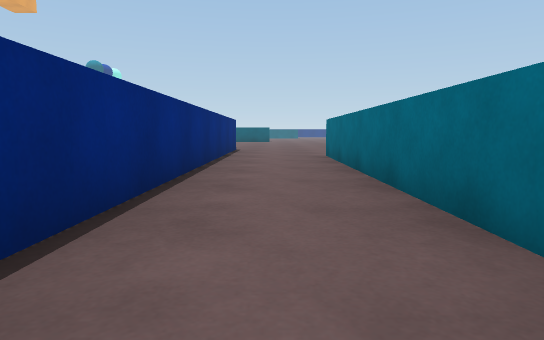
View 1 (above)

21 first-person views from a walk through a Unity game level. The camera is 0.59 m above the floor, tilts 6° down and sees 75° across. The floor is counted in squares, 1 m on a side. Each view is taken from the middle of a square. On the plan, view 1 faces up. The plan holds only what a view shows up to about 10 squares ahead; the rest is blank. The place goes on beyond the plan. The player is left out. Surface patterns are stand-ins for the level's own textures.

View 2
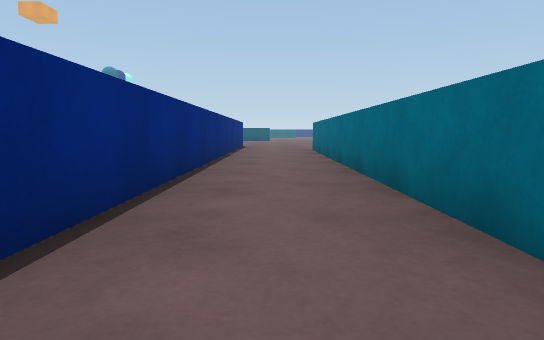

View 3
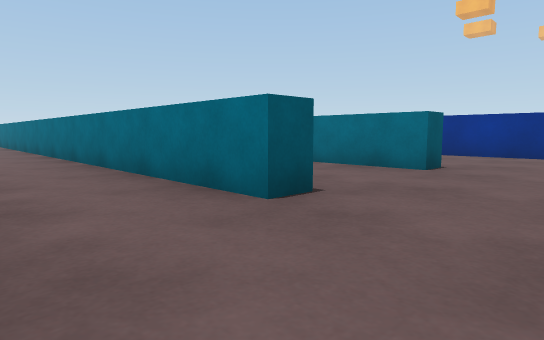

View 4
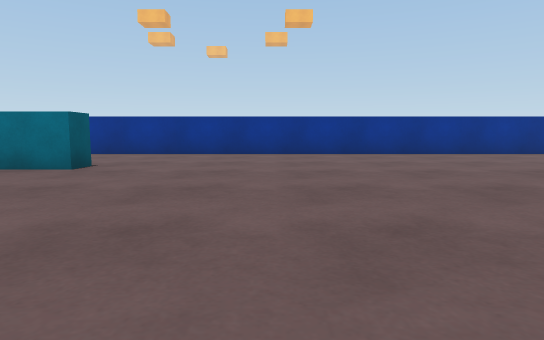

View 5
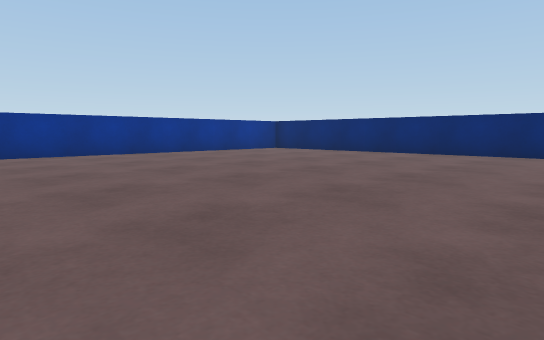

View 6
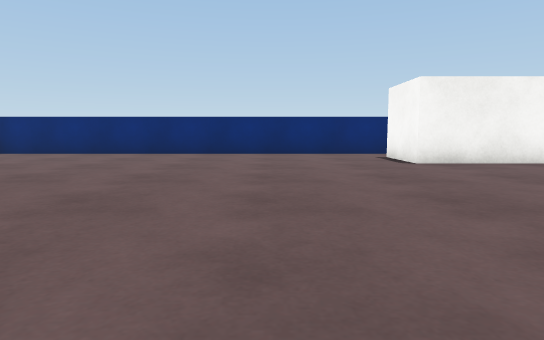

View 7
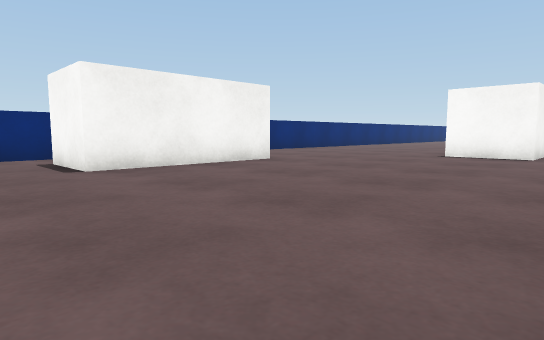

View 8
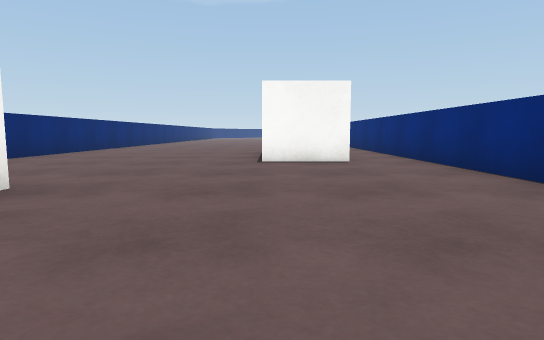

View 9
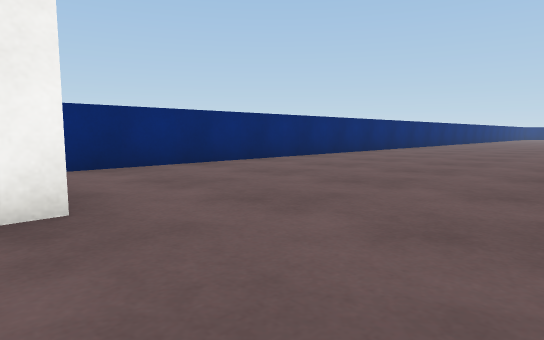

View 10
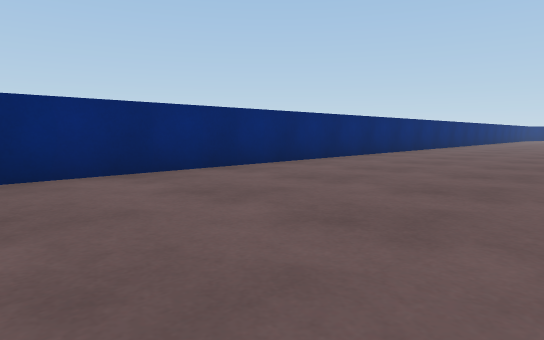

View 11
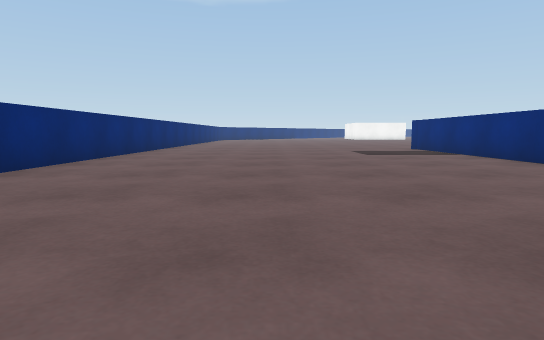

View 12
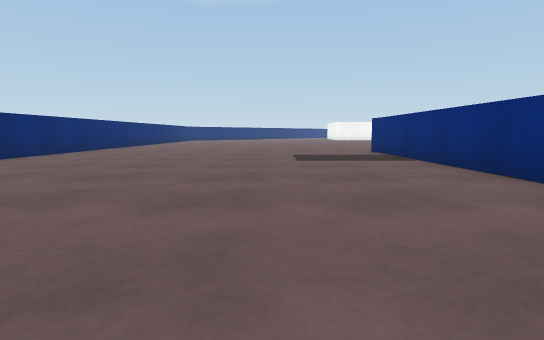

View 13
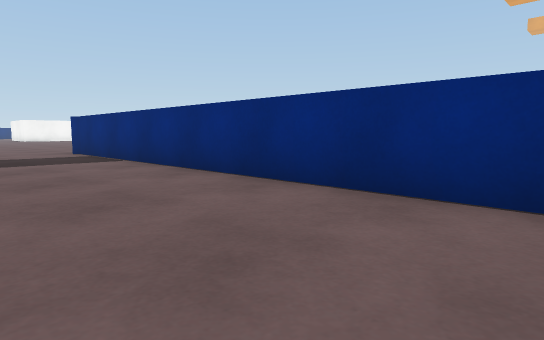

View 14
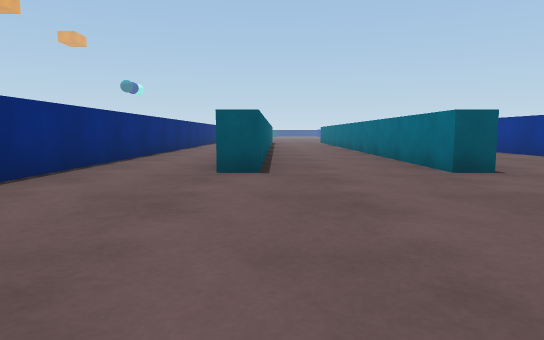

View 15
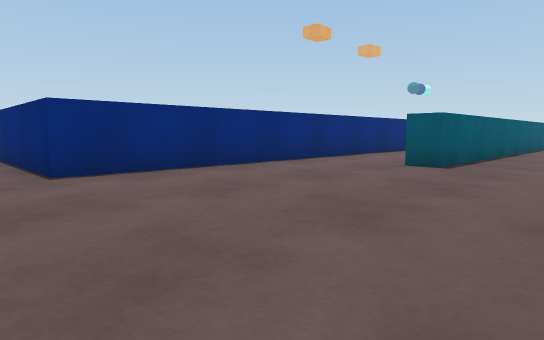

View 16
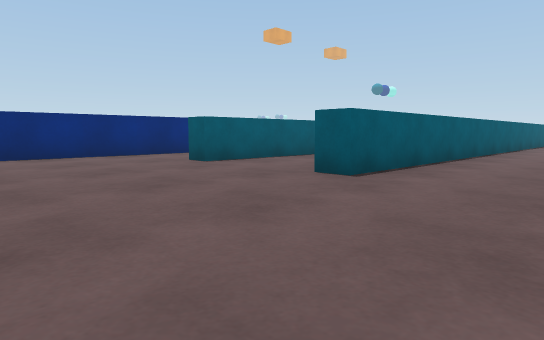

View 17
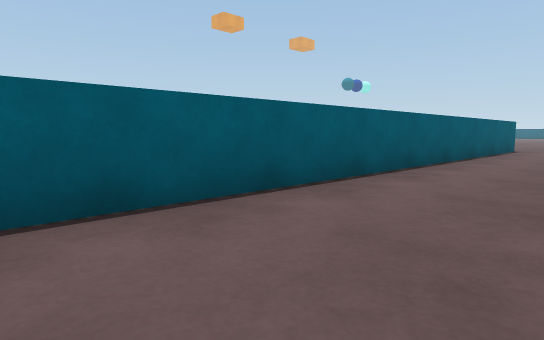

View 18
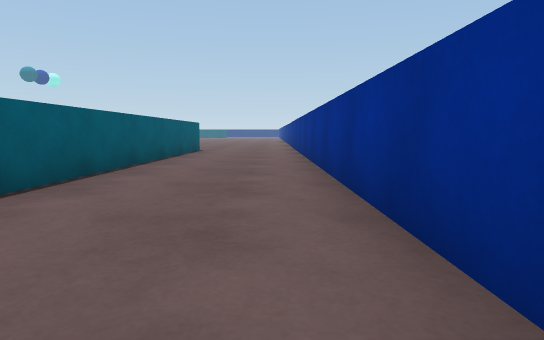

View 19
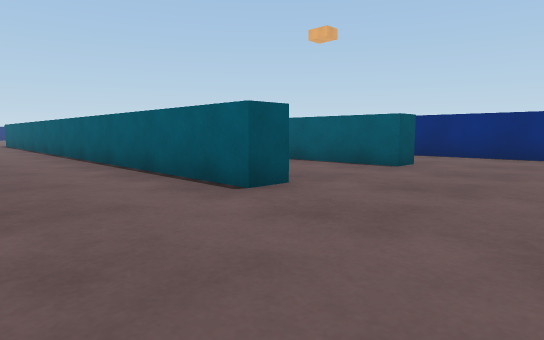

View 20
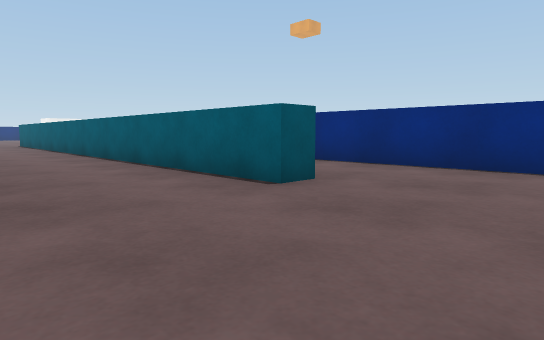

View 21
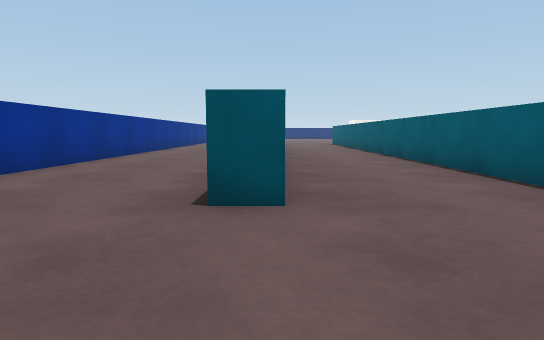

### Floor plan
Points are (right, up) in squares from view 1. A wall is a line through its corners. A room is listed if a view was taken in it or the views show most of it. See-through windows are left out.
Room 1 (views 1, 2, 3, 4, 5, 6, 7, 8, 9, 10, 11, 12, 13, 14, 15, 16, 17, 18, 19, 20, 21)
walls: (1.9, -0.8) (1.8, -6.8) (1.2, -6.8) (1.4, 9.2) (2, 9.2) (1.9, 0.9); (-5.8, -17.8) (-1.8, -17.8) (-1.8, -19.6); (-10.5, -13.4) (-9.3, -13.4) (-9.3, -15.2); (8.8, -3.1) (8.8, 7.1); (-2.2, -21) (8.8, -21); (8.8, -17.6) (8.8, -4.9); (-14.4, -11.8) (-23.5, -11.8); (4.8, 9.2) (5.5, 9.2) (5.3, -6.8) (4.7, -6.8) (4.7, -1.9); (-1.3, 11.2) (-1.3, -11.8) (-12.1, -11.8); (-23.5, -21) (-6.5, -21)

Where each view was taken, in squares from view 1:
view 1: 0 up, 0 right, facing up
view 2: 3 down, 0 right, facing up
view 3: 9 down, 1 left, facing up-right
view 4: 10 down, 1 left, facing right
view 5: 11 down, 1 left, facing down-right
view 6: 11 down, 1 right, facing down
view 7: 12 down, 0 right, facing down-left
view 8: 15 down, 2 left, facing left
view 9: 15 down, 5 left, facing down-left
view 10: 16 down, 10 left, facing down-left
view 11: 17 down, 12 left, facing left
view 12: 15 down, 14 left, facing left
view 13: 15 down, 14 left, facing up-left
view 14: 12 down, 2 right, facing up
view 15: 13 down, 4 right, facing up-left
view 16: 11 down, 8 right, facing up-left
view 17: 4 down, 8 right, facing up-left
view 18: 3 down, 8 right, facing up
view 19: 12 up, 8 right, facing down-left
view 20: 12 up, 5 right, facing down-left
view 21: 12 up, 5 right, facing down
